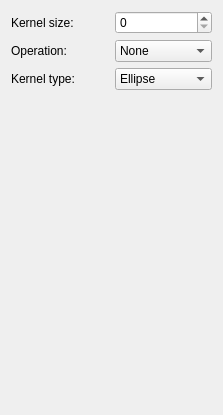
       <widget class="QWidget" name="page_9">
        <property name="geometry">
         <rect>
          <x>0</x>
          <y>0</y>
          <width>223</width>
          <height>415</height>
         </rect>
        </property>
        <attribute name="label">
         <string>Morphological operation</string>
        </attribute>
        <layout class="QGridLayout" name="gridLayout_10">
         <item row="0" column="0">
          <layout class="QHBoxLayout" name="horizontalLayout_8">
           <item>
            <widget class="QLabel" name="label_9">
             <property name="text">
              <string>Kernel size:</string>
             </property>
            </widget>
           </item>
           <item>
            <widget class="QSpinBox" name="kernelSize"/>
           </item>
          </layout>
         </item>
         <item row="1" column="0">
          <layout class="QHBoxLayout" name="horizontalLayout_7">
           <item>
            <widget class="QLabel" name="label_22">
             <property name="text">
              <string>Operation:</string>
             </property>
            </widget>
           </item>
           <item>
            <widget class="QComboBox" name="morphOperation">
             <property name="currentIndex">
              <number>8</number>
             </property>
             <item>
              <property name="text">
               <string>Erosion</string>
              </property>
             </item>
             <item>
              <property name="text">
               <string>Dilatation</string>
              </property>
             </item>
             <item>
              <property name="text">
               <string>Opening</string>
              </property>
             </item>
             <item>
              <property name="text">
               <string>Closing</string>
              </property>
             </item>
             <item>
              <property name="text">
               <string>Gradient</string>
              </property>
             </item>
             <item>
              <property name="text">
               <string>Top hat</string>
              </property>
             </item>
             <item>
              <property name="text">
               <string>Black hat</string>
              </property>
             </item>
             <item>
              <property name="text">
               <string>Hit miss</string>
              </property>
             </item>
             <item>
              <property name="text">
               <string>None</string>
              </property>
             </item>
            </widget>
           </item>
          </layout>
         </item>
         <item row="2" column="0">
          <layout class="QHBoxLayout" name="horizontalLayout_20">
           <item>
            <widget class="QLabel" name="label_23">
             <property name="text">
              <string>Kernel type:</string>
             </property>
            </widget>
           </item>
           <item>
            <widget class="QComboBox" name="kernelType">
             <property name="currentIndex">
              <number>2</number>
             </property>
             <item>
              <property name="text">
               <string>Rectangle</string>
              </property>
             </item>
             <item>
              <property name="text">
               <string>Cross</string>
              </property>
             </item>
             <item>
              <property name="text">
               <string>Ellipse</string>
              </property>
             </item>
            </widget>
           </item>
          </layout>
         </item>
         <item row="3" column="0">
          <spacer name="verticalSpacer_5">
           <property name="orientation">
            <enum>Qt::Vertical</enum>
           </property>
           <property name="sizeHint" stdset="0">
            <size>
             <width>20</width>
             <height>40</height>
            </size>
           </property>
          </spacer>
         </item>
        </layout>
       </widget>
